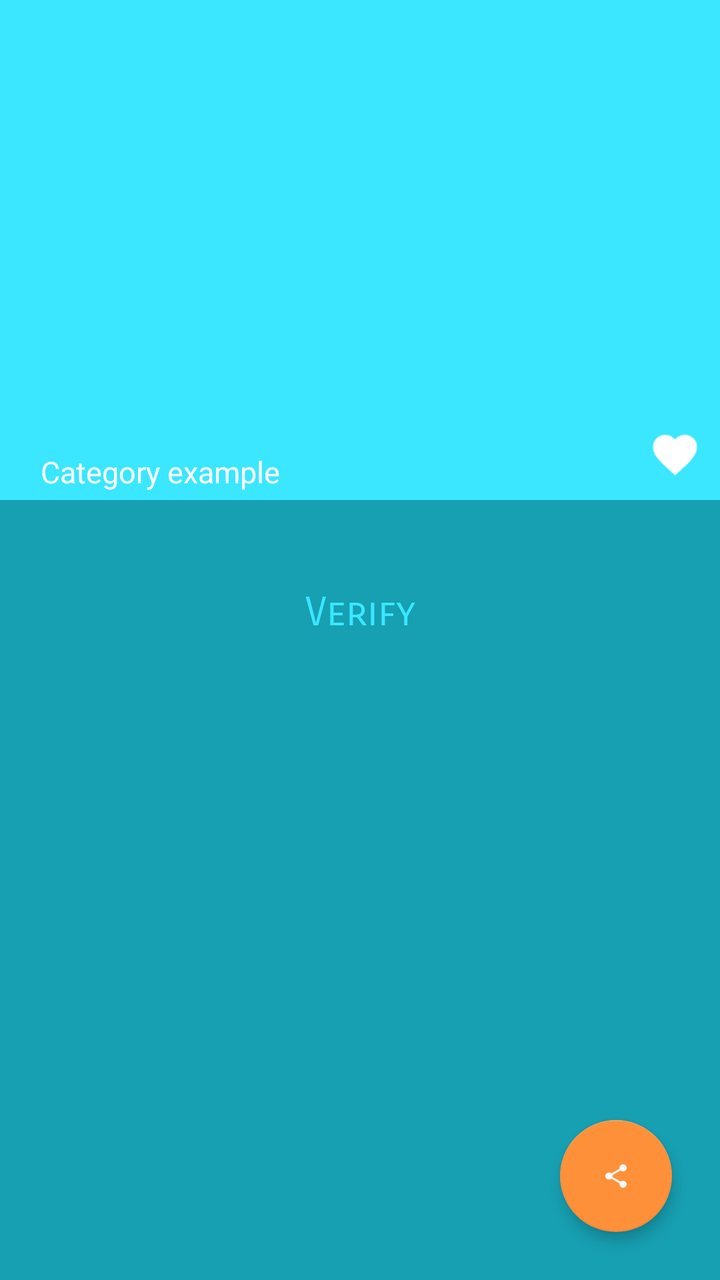
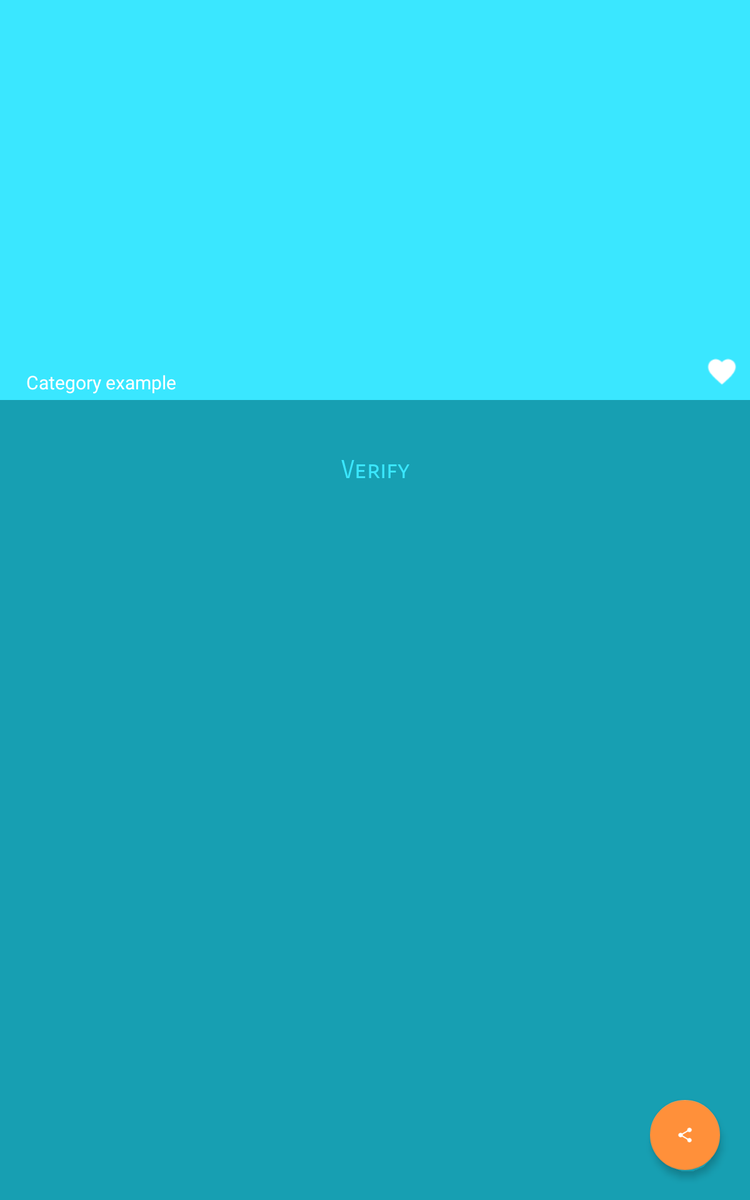

First picture: res/layout/ on a phone held upright. Second picture: the repository's own variant of that layout, on a device whose configuration matches the variant's folder. Source for both follows.
<!-- AndroidManifest.xml: application theme AppTheme -->
<!-- res/layout/fragment_news_detail.xml -->
<?xml version="1.0" encoding="utf-8"?>
<layout xmlns:android="http://schemas.android.com/apk/res/android"
        xmlns:app="http://schemas.android.com/apk/res-auto"
        xmlns:tools="http://schemas.android.com/tools">

    <android.support.design.widget.CoordinatorLayout
        android:id="@+id/main_content"
        android:layout_width="match_parent"
        android:layout_height="match_parent"
        android:background="@color/colorPrimaryDark">

        <android.support.design.widget.AppBarLayout
            android:id="@+id/appbar"
            android:layout_width="match_parent"
            android:layout_height="@dimen/height_250"
            android:fitsSystemWindows="true"
            android:theme="@style/ThemeOverlay.AppCompat.Dark.ActionBar">

            <android.support.design.widget.CollapsingToolbarLayout
                android:id="@+id/collapsing_toolbar"
                android:layout_width="match_parent"
                android:layout_height="match_parent"
                android:fitsSystemWindows="true"
                app:contentScrim="?attr/colorPrimary"
                app:expandedTitleMarginEnd="@dimen/margin_64"
                app:expandedTitleMarginStart="@dimen/margin_16"
                app:expandedTitleTextAppearance="@android:color/transparent"
                app:layout_scrollFlags="scroll|exitUntilCollapsed">

                <RelativeLayout
                    android:layout_width="match_parent"
                    android:layout_height="wrap_content">

                    <ImageView
                        android:id="@+id/news_detail_image_view"
                        android:layout_width="match_parent"
                        android:layout_height="match_parent"
                        android:contentDescription="@string/image_desc"
                        android:fitsSystemWindows="true"
                        android:scaleType="fitXY"
                        app:layout_collapseMode="parallax"/>

                    <ImageView
                        android:id="@+id/fav_image_view"
                        android:layout_width="@dimen/width_45"
                        android:layout_height="@dimen/width_45"
                        android:layout_alignParentBottom="true"
                        android:layout_alignParentEnd="true"
                        android:layout_marginBottom="@dimen/margin_13"
                        android:contentDescription="@string/image_desc"
                        android:src="@drawable/ic_favorite_w"
                        app:layout_constraintBottom_toBottomOf="parent"
                        app:layout_constraintEnd_toEndOf="parent"/>

                    <TextView
                        android:id="@+id/category_text_view"
                        android:layout_width="@dimen/width_160"
                        android:layout_height="@dimen/height_28"
                        android:layout_alignParentBottom="true"
                        android:layout_alignParentStart="true"
                        android:gravity="center"
                        android:textColor="@color/colorWhite"
                        android:textSize="@dimen/text_size_x"
                        app:layout_constraintBottom_toBottomOf="@+id/news_detail_image_view"
                        app:layout_constraintStart_toStartOf="@id/news_detail_image_view"
                        tools:text="@string/category_example"/>

                </RelativeLayout>

                <android.support.v7.widget.Toolbar
                    android:id="@+id/toolbar"
                    android:layout_width="match_parent"
                    android:layout_height="?attr/actionBarSize"
                    app:layout_collapseMode="pin"
                    app:layout_scrollFlags="scroll|enterAlways"
                    app:popupTheme="@style/ThemeOverlay.AppCompat.Light"/>

            </android.support.design.widget.CollapsingToolbarLayout>

        </android.support.design.widget.AppBarLayout>

        <android.support.v4.widget.NestedScrollView
            android:id="@+id/scroll"
            android:layout_width="match_parent"
            android:layout_height="wrap_content"
            android:layout_marginBottom="@dimen/margin_16"
            android:layout_marginTop="@dimen/margin_28"
            android:clipToPadding="true"
            app:layout_behavior="@string/appbar_scrolling_view_behavior">

            <LinearLayout
                android:layout_width="match_parent"
                android:layout_height="wrap_content"
                android:orientation="vertical">

                <TextView
                    android:id="@+id/news_detail_text"
                    android:layout_width="match_parent"
                    android:layout_height="wrap_content"
                    android:layout_marginBottom="@dimen/margin_56"
                    android:layout_marginEnd="@dimen/margin_16"
                    android:layout_marginStart="@dimen/margin_16"
                    android:layout_marginTop="@dimen/margin_16"
                    android:fontFamily="sans-serif-smallcaps"
                    android:gravity="center"
                    android:text="@string/check_answer"
                    android:textColor="@color/colorPrimary"
                    android:textSize="@dimen/text_size_20"
                    app:layout_constraintTop_toBottomOf="@+id/news_name_text"/>

            </LinearLayout>
        </android.support.v4.widget.NestedScrollView>

        <android.support.design.widget.FloatingActionButton
            android:id="@+id/share_fab"
            android:layout_width="wrap_content"
            android:layout_height="wrap_content"
            android:layout_gravity="bottom|end"
            android:layout_marginBottom="@dimen/margin_24"
            android:layout_marginEnd="@dimen/margin_24"
            android:contentDescription="@string/action_share"
            android:src="@drawable/ic_share"
            app:elevation="@dimen/elevation_4"
            app:pressedTranslationZ="@dimen/elevation_6"/>
    </android.support.design.widget.CoordinatorLayout>
</layout>
<!-- resources referenced by this layout -->
<resources>
  <color name="colorPrimary">#3AE7FF</color>
  <color name="colorPrimaryDark">#179FB2</color>
  <color name="colorWhite">#FFFFFF</color>
  <dimen name="elevation_4">4dp</dimen>
  <dimen name="elevation_6">6dp</dimen>
  <dimen name="height_250">250dp</dimen>
  <dimen name="height_28">28dp</dimen>
  <dimen name="margin_13">13dp</dimen>
  <dimen name="margin_16">16dp</dimen>
  <dimen name="margin_24">24dp</dimen>
  <dimen name="margin_28">28dp</dimen>
  <dimen name="margin_56">56dp</dimen>
  <dimen name="margin_64">64dp</dimen>
  <dimen name="text_size_20">20sp</dimen>
  <dimen name="text_size_x">15sp</dimen>
  <dimen name="width_160">160dp</dimen>
  <dimen name="width_45">45dp</dimen>
  <!-- drawable ic_favorite_w: png bitmap (drawable-mdpi, 434 bytes) -->
  <!-- drawable ic_share: png bitmap (drawable-hdpi, 714 bytes) -->
  <string name="action_share">Share</string>
  <string name="category_example">Category example</string>
  <string name="check_answer">Verify</string>
  <string name="image_desc">simple image description</string>
  <style name="AppTheme" parent="Theme.AppCompat.Light.DarkActionBar">
          
          <item name="colorPrimary">@color/colorPrimary</item>
          <item name="colorPrimaryDark">@color/colorPrimaryDark</item>
          <item name="colorAccent">@color/colorAccent</item>
  
          <item name="windowActionBar">false</item>
          <item name="windowNoTitle">true</item>
      </style>
  <color name="colorAccent">#FF903A</color>
</resources>
<!-- res/layout-sw600dp-port/fragment_news_detail.xml (the repository's variant of the layout above) -->
<!-- drawn on a 7-inch tablet held upright -->
<?xml version="1.0" encoding="utf-8"?>
<layout xmlns:android="http://schemas.android.com/apk/res/android"
        xmlns:app="http://schemas.android.com/apk/res-auto"
        xmlns:tools="http://schemas.android.com/tools">

    <android.support.design.widget.CoordinatorLayout
        android:id="@+id/main_content"
        android:layout_width="match_parent"
        android:layout_height="match_parent"
        android:background="@color/colorPrimaryDark">

        <android.support.design.widget.AppBarLayout
            android:id="@+id/appbar"
            android:layout_width="match_parent"
            android:layout_height="@dimen/height_320"
            android:fitsSystemWindows="true"
            android:theme="@style/ThemeOverlay.AppCompat.Dark.ActionBar">

            <android.support.design.widget.CollapsingToolbarLayout
                android:id="@+id/collapsing_toolbar"
                android:layout_width="match_parent"
                android:layout_height="match_parent"
                android:fitsSystemWindows="true"
                app:contentScrim="?attr/colorPrimary"
                app:expandedTitleMarginEnd="@dimen/margin_64"
                app:expandedTitleMarginStart="@dimen/margin_16"
                app:expandedTitleTextAppearance="@android:color/transparent"
                app:layout_scrollFlags="scroll|exitUntilCollapsed">

                <RelativeLayout
                    android:layout_width="match_parent"
                    android:layout_height="wrap_content">

                    <ImageView
                        android:id="@+id/news_detail_image_view"
                        android:layout_width="match_parent"
                        android:layout_height="match_parent"
                        android:layout_alignParentTop="true"
                        android:layout_centerHorizontal="true"
                        android:layout_gravity="center"
                        android:contentDescription="@string/image_desc"
                        android:fitsSystemWindows="true"
                        android:scaleType="fitXY"
                        app:layout_collapseMode="parallax"/>

                    <ImageView
                        android:id="@+id/fav_image_view"
                        android:layout_width="@dimen/width_45"
                        android:layout_height="@dimen/width_45"
                        android:layout_alignParentBottom="true"
                        android:layout_alignParentEnd="true"
                        android:layout_marginBottom="@dimen/margin_13"
                        android:contentDescription="@string/image_desc"
                        android:src="@drawable/ic_favorite_w"
                        app:layout_constraintBottom_toBottomOf="parent"
                        app:layout_constraintEnd_toEndOf="parent"/>

                    <TextView
                        android:id="@+id/category_text_view"
                        android:layout_width="@dimen/width_160"
                        android:layout_height="@dimen/height_28"
                        android:layout_alignParentBottom="true"
                        android:layout_alignParentStart="true"
                        android:layout_marginStart="@dimen/margin_1"
                        android:gravity="center"
                        android:textColor="@color/colorWhite"
                        android:textSize="@dimen/text_size_x"
                        app:layout_constraintBottom_toBottomOf="@+id/news_detail_image_view"
                        app:layout_constraintStart_toStartOf="@id/news_detail_image_view"
                        tools:text="@string/category_example"/>

                </RelativeLayout>

                <android.support.v7.widget.Toolbar
                    android:id="@+id/toolbar"
                    android:layout_width="match_parent"
                    android:layout_height="?attr/actionBarSize"
                    app:layout_collapseMode="pin"
                    app:layout_scrollFlags="scroll|enterAlways"
                    app:popupTheme="@style/ThemeOverlay.AppCompat.Light"/>

            </android.support.design.widget.CollapsingToolbarLayout>

        </android.support.design.widget.AppBarLayout>

        <android.support.v4.widget.NestedScrollView
            android:id="@+id/scroll"
            android:layout_width="match_parent"
            android:layout_height="wrap_content"
            android:layout_marginBottom="@dimen/margin_16"
            android:layout_marginTop="@dimen/margin_28"
            android:clipToPadding="true"
            app:layout_behavior="@string/appbar_scrolling_view_behavior">

            <LinearLayout
                android:layout_width="match_parent"
                android:layout_height="wrap_content"
                android:orientation="vertical">

                <TextView
                    android:id="@+id/news_detail_text"
                    android:layout_width="match_parent"
                    android:layout_height="wrap_content"
                    android:layout_marginBottom="@dimen/margin_56"
                    android:layout_marginEnd="@dimen/margin_16"
                    android:layout_marginStart="@dimen/margin_16"
                    android:layout_marginTop="@dimen/margin_16"
                    android:fontFamily="sans-serif-smallcaps"
                    android:gravity="center"
                    android:text="@string/check_answer"
                    android:textColor="@color/colorPrimary"
                    android:textSize="@dimen/text_size_20"
                    app:layout_constraintTop_toBottomOf="@+id/news_name_text"/>

            </LinearLayout>
        </android.support.v4.widget.NestedScrollView>

        <android.support.design.widget.FloatingActionButton
            android:id="@+id/share_fab"
            android:layout_width="wrap_content"
            android:layout_height="wrap_content"
            android:layout_gravity="bottom|end"
            android:layout_marginBottom="@dimen/margin_24"
            android:layout_marginEnd="@dimen/margin_24"
            android:contentDescription="@string/action_share"
            android:src="@drawable/ic_share"
            app:elevation="@dimen/elevation_4"
            app:pressedTranslationZ="@dimen/elevation_6"/>
    </android.support.design.widget.CoordinatorLayout>
</layout>
<!-- resources referenced by the variant -->
<!-- as a 7-inch tablet held upright resolves them -->
<resources>
  <color name="colorPrimary">#3AE7FF</color>
  <color name="colorPrimaryDark">#179FB2</color>
  <color name="colorWhite">#FFFFFF</color>
  <dimen name="elevation_4">4dp</dimen>
  <dimen name="elevation_6">6dp</dimen>
  <dimen name="height_28">28dp</dimen>
  <dimen name="height_320">320dp</dimen>
  <dimen name="margin_1">1dp</dimen>
  <dimen name="margin_13">13dp</dimen>
  <dimen name="margin_16">16dp</dimen>
  <dimen name="margin_24">24dp</dimen>
  <dimen name="margin_28">28dp</dimen>
  <dimen name="margin_56">56dp</dimen>
  <dimen name="margin_64">64dp</dimen>
  <dimen name="text_size_20">20sp</dimen>
  <dimen name="text_size_x">15sp</dimen>
  <dimen name="width_160">160dp</dimen>
  <dimen name="width_45">45dp</dimen>
  <!-- drawable ic_favorite_w: png bitmap (drawable-mdpi, 434 bytes) -->
  <!-- drawable ic_share: png bitmap (drawable-hdpi, 714 bytes) -->
  <string name="action_share">Share</string>
  <string name="category_example">Category example</string>
  <string name="check_answer">Verify</string>
  <string name="image_desc">simple image description</string>
  <style name="AppTheme" parent="Theme.AppCompat.Light.DarkActionBar">
          
          <item name="colorPrimary">@color/colorPrimary</item>
          <item name="colorPrimaryDark">@color/colorPrimaryDark</item>
          <item name="colorAccent">@color/colorAccent</item>
  
          <item name="windowActionBar">false</item>
          <item name="windowNoTitle">true</item>
      </style>
  <color name="colorAccent">#FF903A</color>
</resources>
